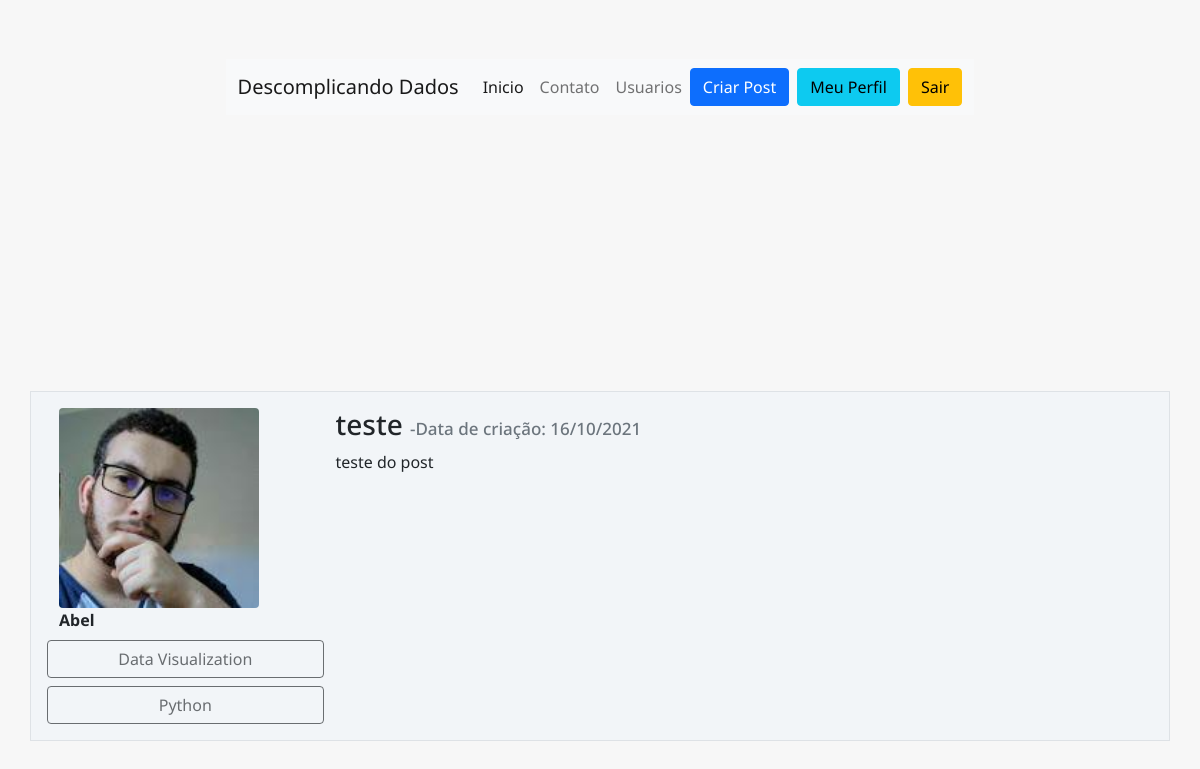
/post/1 (signed in), run on the app's committed database.
### blogDescomplicandoDados/models.py (models this page shows, shortened)
class Usuario(database.Model, UserMixin):
    id = database.Column(database.Integer, primary_key = True)
    username = database.Column(database.String, nullable= False)
    email = database.Column(database.String, nullable = False, unique=True)
    senha = database.Column(database.String, nullable = False)
    foto_perfil = database.Column(database.String, default='default.jpg', nullable=False)
    posts = database.relationship('Post', backref = 'autor', lazy=True)
    area_de_atuacao = database.Column(database.String, nullable=False, default='Não informado')

class Post(database.Model):
    id = database.Column(database.Integer, primary_key = True)
    titulo = database.Column(database.String, nullable= False)
    corpo = database.Column(database.Text, nullable= False)
    data_criacao = database.Column(database.DateTime, nullable= False, default = datetime.utcnow())
    id_usuario = database.Column(database.Integer,  database.ForeignKey('usuario.id'), nullable = False)

### blogDescomplicandoDados/rotas.py (the view)
@app.route('/post/<post_id>', methods = ['GET', 'POST'])
@login_required
def exibir_post(post_id):
    post = Post.query.get(post_id)
    if current_user == post.autor:
        form = FormCriarPost()
        if request.method == 'GET':
            form.titulo.data = post.titulo
            form.corpo.data = post.corpo
        elif form.validate_on_submit():
            post.titulo = form.titulo.data
            post.corpo = form.corpo.data
            database.session.commit()
            flash('Post Atualizado com Sucesso!', 'alert-success')
            return redirect(url_for('home'))
    else:
        form = None
    return render_template('post.html', post=post, form=form)

### blogDescomplicandoDados/models.py (called while the page is built)
@login_manager.user_loader
def load_usuario(id_usuario):
    return Usuario.query.get(int(id_usuario))

### blogDescomplicandoDados/templates/post.html (shortened to what this page needs)
{% extends 'base.html' %}
{%block body %}
<div class="container mt-3">
    <div class="row border mt-4 p-3 meuposte">
        <div class="col col-3">
            <div class="image pe-2"> <img src="{{ url_for('static', filename='fotos_perfil/{}'.format(post.autor.foto_perfil)) }}" class="rounded" width="200"> </div>
            <strong>{{ post.autor.username }}</strong>
            <div class="row justify-content-center">
                    {% for stack in post.autor.area_de_atuacao.split(';') %}
                        <button type="button" class="btn btn-outline-dark mt-2" disabled>{{ stack }}</button>
                    {% endfor %}
            </div>
        </div>
        <div class="col col-9">
            <h3>{{ post.titulo }}
                <small class= 'text-muted' style= 'font-size: 17px'> -Data de criação: {{post.data_criacao.strftime('%d/%m/%Y')}}
                </small>
            </h3>
            <p>{{ post.corpo }}</p>
        </div>
    </div>
</div>
{% endblock %}

### blogDescomplicandoDados/static/main.css (style rules this page uses)
* { margin: 0; padding: 0; box-sizing: border-box; font-family: 'Noto Sans', sans-serif }
html, body { height: 100% }
body { display: grid; place-items: center; background: #f7f7f7 }
.meuposte { background: #f2f5f8 !important }

### data on the page
Usuario: foto_perfil (picture), autor.username "Abel"
Post: titulo "teste", data_criacao "16/10/2021", corpo "teste do post"

### other printed values
{{ stack }} "Data Visualization" "Python"
